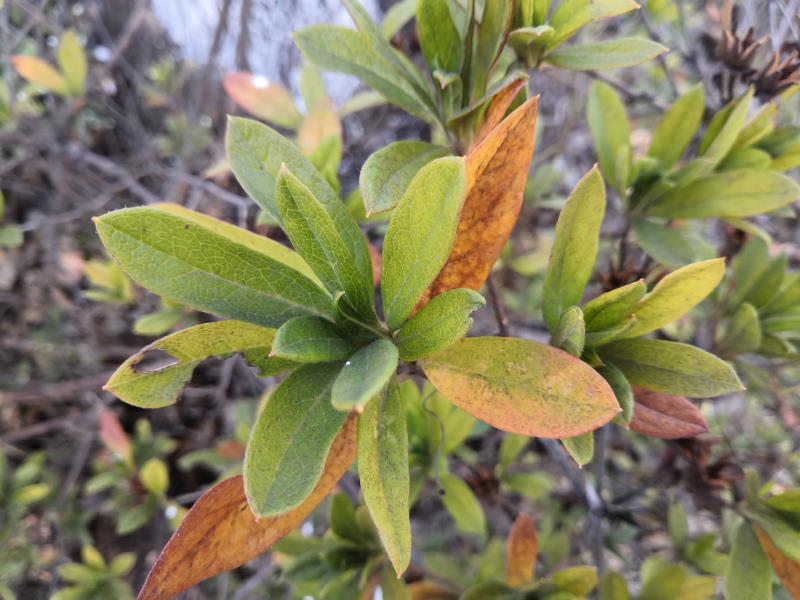
#> input picture water_and_fertilizer_CV/leaf0.jpg, 800 x 600 px, found by its file name
$ jupyter execute '接口调用说明.ipynb'
#> lines starting #> are read from the running program, lines starting #| are printed output that depends on the picture; after the words box and inside, x2 and y2 are one past the last pixel; in counts of white or black regions, pixels touching at a corner belong together
接口说明：

# 以下代码命名为"CvImage.py"，和images文件夹，自己写的代码放在同一目录下：

[cell 1]
"""
Created on Sat Jan 23 11:31 2021
@author: xiaotingting
"""
import time, timeit
import math
from matplotlib import pyplot as plt
import cv2
import numpy as np
import os
import pandas as pd

__all__=['CvImage']
# [24 lines left out: functions clock, whole_hist, not called in this run]


def show_img(func):
    # [7 lines left out: function show_image, not called in this run]

    return show_image


# def channel_hist(func):
#     def channel_histed(*args,**dicts):
#         '''
#         画三通道图像的直方图,出现了一个问题：写一个装饰器画三通道直方图，发现画一个通道是可以的，但是画三个就不允许了。指在一张图中绘制多条曲线，相同坐标轴。
#         '''
#         image=func(*args)
#         #print(image)
#         color = ('b', 'g', 'r')   #这里画笔颜色的值可以为大写或小写或只写首字母或大小写混合
#         hist=[1,2,3,4]
#         #for i1 , color1 in enumerate(color):
#         for i1 in range(3):
#             #enumerate()将一个可遍历的数据对象(如列表、元组或字符串)组合为一个索引序列，同时列出数据和数据下标，一般用在 for 循环当中
#             hist[i1] = cv2.calcHist([image], [i1], None, [256], [0, 256])  #计算直方图
#             #plt.plot(hist, color1)
# # 创建figure对象
#             fig = plt.figure() # 每调用一次plt.figure()函数就会创建一个新的显示窗口，与matlab中的figure类似
#             subplot = fig.add_subplot(2, 3, 1) # 2表示2行，3表示3列，1表示2行3列中的索引位置1
#             #subplot.xlim([0, 256])
#             subplot.imshow(hist[0])

#             subplot = fig.add_subplot(2, 3, 3) # 2表示2行，3表示3列，1表示2行3列中的索引位置3
#             #subplot.xlim([0, 256])
#             subplot.imshow(hist[1])

#             subplot = fig.add_subplot(2, 3, 6) # 2表示2行，3表示3列，1表示2行3列中的索引位置6
#             #subplot.xlim([0, 256])
#             subplot.imshow(hist[2])
#         return image
#     return channel_histed

class CvImage():
    # [295 lines left out: functions __init__, load_image, xiugai_chicun, image_to_gray1, image_to_gray2, image_to_gray3 and 16 more, not called in this run]

# 调用

[cell 2]
from CvImage import CvImage
if __name__ =='__main__':
    CvImage.duqu()
#> (this line was passed over: CvImage is not available in this run)

结果文件为res.csv

# 调用了自适应直方图均衡

[cell 3]
"""
Created on Sat Jan 23 11:31 2021
@author: xiaotingting
"""
import time, timeit
import math
from matplotlib import pyplot as plt
import cv2
import numpy as np
import os
import pandas as pd

__all__=['CvImage']
# [24 lines left out: functions clock, whole_hist, not called in this run]


def show_img(func):
    def show_image(*args):
        image = func(*args)

        cv2.imshow('dst', image)
        if cv2.waitKey(0) & 0xff == 27:
            cv2.destroyAllWindows()
        return image

    return show_image


# def channel_hist(func):
#     def channel_histed(*args,**dicts):
#         '''
#         画三通道图像的直方图,出现了一个问题：写一个装饰器画三通道直方图，发现画一个通道是可以的，但是画三个就不允许了。指在一张图中绘制多条曲线，相同坐标轴。
#         '''
#         image=func(*args)
#         #print(image)
#         color = ('b', 'g', 'r')   #这里画笔颜色的值可以为大写或小写或只写首字母或大小写混合
#         hist=[1,2,3,4]
#         #for i1 , color1 in enumerate(color):
#         for i1 in range(3):
#             #enumerate()将一个可遍历的数据对象(如列表、元组或字符串)组合为一个索引序列，同时列出数据和数据下标，一般用在 for 循环当中
#             hist[i1] = cv2.calcHist([image], [i1], None, [256], [0, 256])  #计算直方图
#             #plt.plot(hist, color1)
# # 创建figure对象
#             fig = plt.figure() # 每调用一次plt.figure()函数就会创建一个新的显示窗口，与matlab中的figure类似
#             subplot = fig.add_subplot(2, 3, 1) # 2表示2行，3表示3列，1表示2行3列中的索引位置1
#             #subplot.xlim([0, 256])
#             subplot.imshow(hist[0])

#             subplot = fig.add_subplot(2, 3, 3) # 2表示2行，3表示3列，1表示2行3列中的索引位置3
#             #subplot.xlim([0, 256])
#             subplot.imshow(hist[1])

#             subplot = fig.add_subplot(2, 3, 6) # 2表示2行，3表示3列，1表示2行3列中的索引位置6
#             #subplot.xlim([0, 256])
#             subplot.imshow(hist[2])
#         return image
#     return channel_histed

class CvImage():
    def __init__(self, img_name, read_method=1, gray_method=3, fx=0.3, fy=0.3, num=1, gray_level=16):
        self.img_name = img_name
        self.read_method = read_method
        self.gray_method = gray_method
        self.fx = fx
        self.fy = fy
        self.img = self.load_image()
        self.ju = ["ju1", "ju2", "ju3", "ju4", "ju5", "ju6", "ju7", 'huidu1', 'huidu2', 'huidu3', 'huidu4', 'yanse1',
                   'yanse2', 'yanse3', 'yanse4', 'yanse5', 'yanse6', 'yanse7', 'yanse8', 'yanse9']  # 将列表a，b转换成字典
        self.data = pd.DataFrame(columns=self.ju)
        self.num = num
        self.gray_level = gray_level

    def load_image(self):
        pt = (os.getcwd() + '\\' + self.img_name)
        img = cv2.imread(pt, self.read_method)
#> img is the input picture: shape (600, 800, 3); mean B, G, R 93, 127.5, 132.6
        #         if img is None:
        #             raise Exception("Image is not found!", pt)
        #         return img
        return img

    # [34 lines left out: functions xiugai_chicun, image_to_gray1, image_to_gray2, image_to_gray3, not called in this run]

    #     @whole_hist
    #     @show_img
    def zhongzhi_lvbo(self):
        img = self.load_image()
        img = cv2.medianBlur(img, 5)
        return img

    # [10 lines left out: function image_to_gray, not called in this run]
    @show_img
    def zhifangtu_junhen(self):
        img = self.zhongzhi_lvbo()
        (R,G,B)=cv2.split(img)
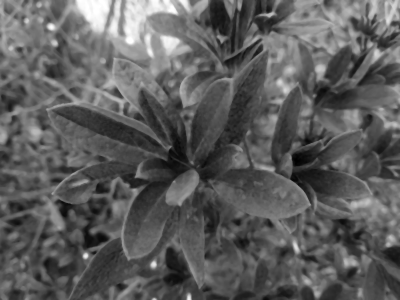
#> R: shape (600, 800) (shown at 1/2 size); min 0, max 255, mean 92.9
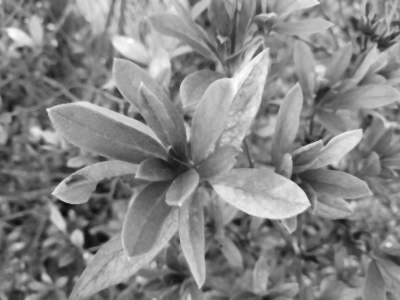
#> B: shape (600, 800) (shown at 1/2 size); min 12, max 254, mean 132.6
        clahe = cv2.createCLAHE(clipLimit=2.0, tileGridSize=(8, 8))
        cl1 = clahe.apply(R)
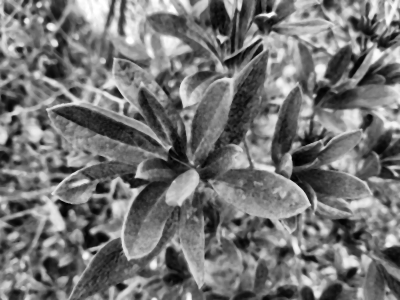
#> cl1: shape (600, 800) (shown at 1/2 size); min 0, max 255, mean 116.6
        cl2 = clahe.apply(G)
        cl3 = clahe.apply(B)
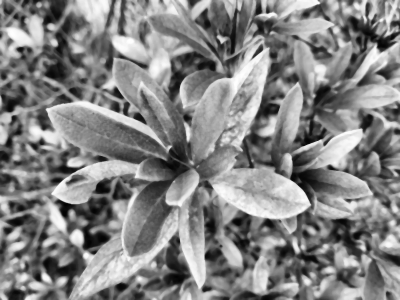
#> cl3: shape (600, 800) (shown at 1/2 size); min 2, max 255, mean 131.6
        cl=cv2.merge([cl1,cl2,cl3])
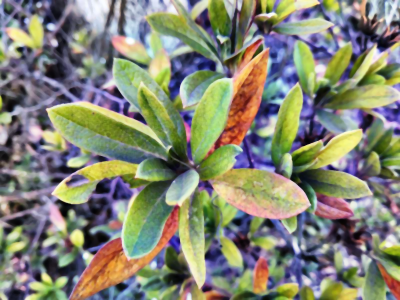
#> cl: shape (600, 800, 3) (shown at 1/2 size); mean B, G, R 116.6, 133, 131.6
        return cl

    @show_img
    def quchu_beijing(self):
        img = self.zhifangtu_junhen()  #################3
#> (key Esc is pressed here)
        HSV_img = cv2.cvtColor(img, cv2.COLOR_BGR2HSV)
#> HSV_img: shape (600, 800, 3); mean H, S, V 77.1, 90, 153.1
        hue = HSV_img[:, :, 0]
        lower_gray = np.array([1, 0, 0])
        upper_gray = np.array([99, 255, 255])  # 这就是双阈值
        mask = cv2.inRange(HSV_img, lower_gray, upper_gray)
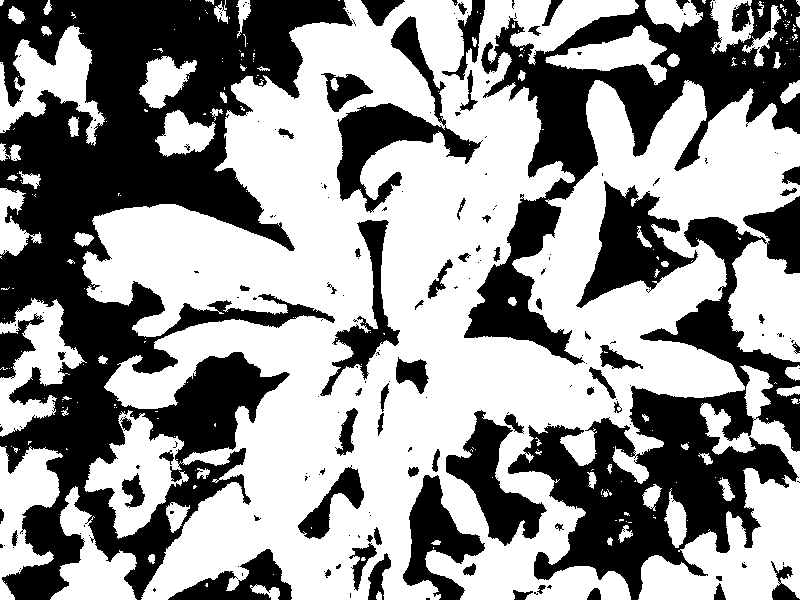
#> mask: shape (600, 800); 57.8% white; 217 black regions (150 under 20 px), largest, box (x1, y1, x2, y2) and area: (0, 0, 353, 600) 90105, (508, 196, 800, 600) 37441, (464, 0, 800, 365) 32644
        # Bitwise-AND mask and original image
        res2 = cv2.bitwise_and(img, img, mask=mask)  # 和模板进行与运算
        cv2.imwrite("res2.jpg", res2)
        self.img = res2
        return res2

    #     @show_img
    def bianyuan_chuli(self):
        self.quchu_beijing()
#> (key Enter is pressed here)
        res2 = cv2.cvtColor(self.img, cv2.COLOR_BGR2HSV)
#> res2: shape (600, 800, 3); mean H, S, V 24, 57.5, 95.7
        ret1, thresh1 = cv2.threshold(res2, 0, 255, cv2.THRESH_BINARY)
#> thresh1: shape (600, 800, 3); mean H, S, V 147.3, 147.3, 147.3
        cv2.imwrite("mask.jpg", thresh1)
        kernel = np.ones((10, 10), np.uint8)  # 矩形结构

        erosion = cv2.erode(thresh1, kernel)  # 腐蚀
#> erosion: shape (600, 800, 3); mean H, S, V 89, 89, 89
        dilation = cv2.dilate(thresh1, kernel)  # 膨胀
#> dilation: shape (600, 800, 3); mean H, S, V 202.6, 202.6, 202.6

        kernel_1 = cv2.getStructuringElement(cv2.MORPH_RECT, (10, 10))
        opening = cv2.morphologyEx(thresh1, cv2.MORPH_OPEN, kernel_1)
#> opening: shape (600, 800, 3); mean H, S, V 135.2, 135.2, 135.2

        closing = cv2.morphologyEx(thresh1, cv2.MORPH_CLOSE, kernel_1)
#> closing: shape (600, 800, 3); mean H, S, V 163.4, 163.4, 163.4
        cv2.imwrite("biyunsuan.jpg", closing)
        (B, G, R) = cv2.split(self.img)
        mask = cv2.cvtColor(closing, cv2.COLOR_BGR2GRAY)
#> mask: shape (600, 800); 64.1% white; 72 black regions, largest, box (x1, y1, x2, y2) and area: (0, 0, 287, 494) 58138, (507, 10, 800, 178) 18805, (531, 421, 683, 595) 11158
        and_img_B = cv2.bitwise_and(B, mask)
        and_img_G = cv2.bitwise_and(G, mask)
        and_img_R = cv2.bitwise_and(R, mask)
        zeros = np.zeros(res2.shape[:2], np.uint8)
        #         img_RGB=cv2.bitwise_and(closing,self.img)
        img_RGB = cv2.merge([and_img_R, and_img_G, and_img_B])
        cv2.imwrite("not_bad_segemation.jpg", img_RGB)
        img_BGR = cv2.cvtColor(img_RGB, cv2.COLOR_RGB2BGR)  # 这个颜色空间转来转去的，要小心
        HSV_img = cv2.cvtColor(img_BGR, cv2.COLOR_BGR2HSV)
#> HSV_img: shape (600, 800, 3); mean H, S, V 23.5, 57.1, 94.3
        hue = HSV_img[:, :, 0]

        lower_gray = np.array([1, 0, 0])
        upper_gray = np.array([99, 255, 255])

        mask = cv2.inRange(HSV_img, lower_gray, upper_gray)
#> mask: shape (600, 800); 56.9% white; 206 black regions (140 under 20 px), largest, box (x1, y1, x2, y2) and area: (0, 0, 353, 600) 91919, (508, 196, 800, 600) 38165, (464, 0, 800, 365) 33526
        # Bitwise-AND mask and original image
        result = cv2.bitwise_and(img_BGR, img_BGR, mask=mask)
        self.img = result
        return result

    # [28 lines left out: function luokuo_fenge, not called in this run]

    def bubianju(self):
        seg = self.bianyuan_chuli()
        seg_gray = cv2.cvtColor(seg, cv2.COLOR_BGR2GRAY)
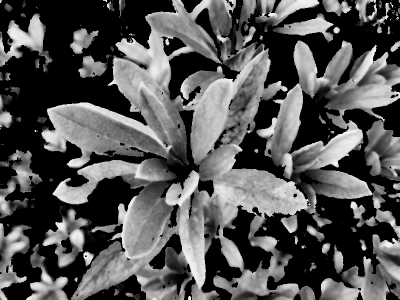
#> seg_gray: shape (600, 800) (shown at 1/2 size); min 0, max 255, mean 84.4
        moments = cv2.moments(seg_gray)
#> moments = moments, m00 40512410, centre m10/m00, m01/m00 = (416.2, 307.2)
        humoments = cv2.HuMoments(moments)
#> humoments = [0.00179, 2.02e-07, 2.58e-11, 4.01e-12, -1.48e-23, -5.14e-16, 3.79e-23]
        humoments = np.log(np.abs(humoments))  # 同样建议取对数
#> humoments = [-6.32, -15.42, -24.38, -26.24, -52.57, -35.2, -51.63]
#> in tiqu, `res = list(self.bubianju())`: res has the same summary as humoments in bubianju
        return humoments.ravel()

    def maxGrayLevel(self):
        img = cv2.cvtColor(self.img, cv2.COLOR_BGR2GRAY)
        max_gray_level = 0
        (height, width) = img.shape
        print(height, width)
#| 600 800
        for y in range(height):
            for x in range(width):
                if img[y][x] > max_gray_level:
                    max_gray_level = img[y][x]
#> after the loop, max_gray_level = 255
        return max_gray_level + 1

    def getGlcm(self, input, d_x, d_y):
        srcdata = input.copy()
        ret = [[0.0 for i in range(self.gray_level)] for j in range(self.gray_level)]
        (height, width) = input.shape

        max_gray_level = self.maxGrayLevel()
#> max_gray_level = 256

        # 若灰度级数大于gray_level，则将图像的灰度级缩小至gray_level，减小灰度共生矩阵的大小
        if max_gray_level > self.gray_level:
            for j in range(height):
                for i in range(width):
                    srcdata[j][i] = srcdata[j][i] * self.gray_level / max_gray_level

        for j in range(height - d_y):
            for i in range(width - d_x):
                rows = srcdata[j][i]
                cols = srcdata[j + d_y][i + d_x]
                ret[rows][cols] += 1.0
#> after the loop, ret = 16 items

        for i in range(self.gray_level):
            for j in range(self.gray_level):
                ret[i][j] /= float(height * width)

        return ret

    def feature_computer(self, p):
        Con = 0.0
        Eng = 0.0
        Asm = 0.0
        Idm = 0.0
        for i in range(self.gray_level):
            for j in range(self.gray_level):
                Con += (i - j) * (i - j) * p[i][j]
                Asm += p[i][j] * p[i][j]
                Idm += p[i][j] / (1 + (i - j) * (i - j))
                if p[i][j] > 0.0:
                    Eng += p[i][j] * math.log(p[i][j])
#> after the loop, Asm = 0.189; Con = 2.54; Eng = -2.74; Idm = 0.892
        # print(Asm,Con,-Eng,Idm)
        return [Asm, Con, -Eng, Idm]

    def test(self):
        img_gray = cv2.cvtColor(self.img, cv2.COLOR_BGR2GRAY)

        glcm_0 = self.getGlcm(img_gray, 1, 0)

        asm, con, eng, idm = self.feature_computer(glcm_0)
#> asm = 0.189; con = 2.54; eng = 2.74; idm = 0.892

        return [asm, con, eng, idm]

    def color_moments(self):
        # Convert BGR to HSV colorspace
        hsv = cv2.cvtColor(self.img, cv2.COLOR_BGR2HSV)
        # Split the channels - h,s,v
        h, s, v = cv2.split(hsv)
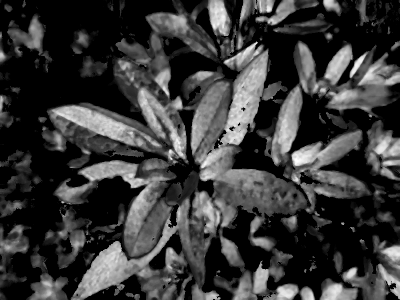
#> s: shape (600, 800) (shown at 1/2 size); min 0, max 255, mean 57.1
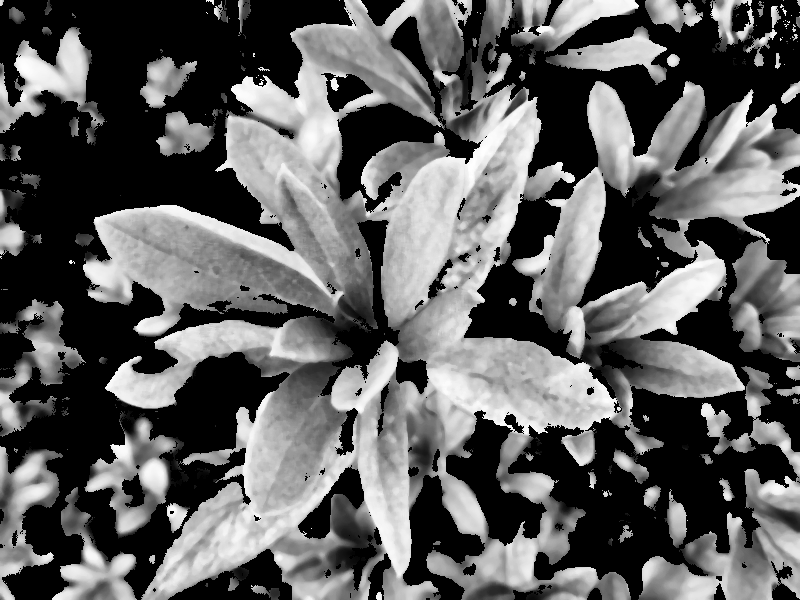
#> v: shape (600, 800); min 0, max 255, mean 94.3
        # Initialize the color feature
        color_feature = []
        # N = h.shape[0] * h.shape[1]
        # The first central moment - average
        h_mean = np.mean(h)  # np.sum(h)/float(N)
#> h_mean = 23.53
        s_mean = np.mean(s)  # np.sum(s)/float(N)
#> s_mean = 57.08
        v_mean = np.mean(v)  # np.sum(v)/float(N)
#> v_mean = 94.3
        color_feature.extend([h_mean, s_mean, v_mean])
        # The second central moment - standard deviation
        h_std = np.std(h)  # np.sqrt(np.mean(abs(h - h.mean())**2))
#> h_std = 26.23
        s_std = np.std(s)  # np.sqrt(np.mean(abs(s - s.mean())**2))
#> s_std = 64.49
        v_std = np.std(v)  # np.sqrt(np.mean(abs(v - v.mean())**2))
#> v_std = 91.2
        color_feature.extend([h_std, s_std, v_std])
        # The third central moment - the third root of the skewness
        h_skewness = np.mean(abs(h - h.mean()) ** 3)
#> h_skewness = 27737
        s_skewness = np.mean(abs(s - s.mean()) ** 3)
#> s_skewness = 385146.8
        v_skewness = np.mean(abs(v - v.mean()) ** 3)
#> v_skewness = 866132.7
        h_thirdMoment = h_skewness ** (1. / 3)
#> h_thirdMoment = 30.27
        s_thirdMoment = s_skewness ** (1. / 3)
#> s_thirdMoment = 72.76
        v_thirdMoment = v_skewness ** (1. / 3)
#> v_thirdMoment = 95.32
        color_feature.extend([h_thirdMoment, s_thirdMoment, v_thirdMoment])
        return color_feature

    @property
    def tiqu(self):
        res = list(self.bubianju())
        res.extend(self.test())
        res.extend(self.color_moments())
        self.data.loc[self.num] = res
        self.num = self.num + 1
        return res

    # [28 lines left out: functions zhuan_csv, image_chazhi, duqu, not called in this run]
if __name__=='__main__':
    image0=CvImage('leaf0.jpg')
    image0.tiqu

$ run again, with water_and_fertilizer_CV/not_bad_segemation.jpg copied over water_and_fertilizer_CV/leaf0.jpg
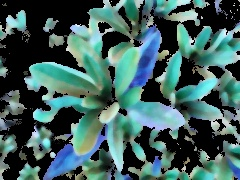
#> input picture water_and_fertilizer_CV/not_bad_segemation.jpg, 240 x 180 px, found by its file name
#> in load_image, img is the input picture: shape (180, 240, 3); mean B, G, R 93.9, 96.4, 64.5
#> in quchu_beijing, `mask = cv2.inRange(HSV_img, lower_gray, upper_gray)`:
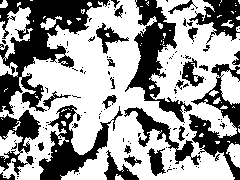
#> mask: shape (180, 240); 60.3% white; 143 black regions (114 under 20 px), largest, box (x1, y1, x2, y2) and area: (0, 0, 110, 115) 4592, (125, 0, 192, 123) 2657, (39, 105, 123, 180) 2057
#> thresh1: shape (180, 240, 3); mean H, S, V 153.8, 153.8, 153.8
#> erosion: shape (180, 240, 3); mean H, S, V 32.2, 32.2, 32.2
#> dilation: shape (180, 240, 3); mean H, S, V 243.8, 243.8, 243.8
#> opening: shape (180, 240, 3); mean H, S, V 93.2, 93.2, 93.2
#> closing: shape (180, 240, 3); mean H, S, V 218, 218, 218
#> moments = moments, m00 3054004, centre m10/m00, m01/m00 = (127.9, 92.32)
#> in bubianju, `humoments = cv2.HuMoments(moments)`: humoments = [0.00208, 2.96e-07, 7.41e-11, 8.91e-12, -2.27e-22, -4.01e-15, -2.9e-23]
#> in bubianju, `humoments = np.log(np.abs(humoments))`: humoments = [-6.18, -15.03, -23.33, -25.44, -49.84, -33.15, -51.89]
#> res has the same summary as humoments in bubianju
#| 180 240
#> after the loop in maxGrayLevel, `for y in range(height):`: max_gray_level = 251
#> in getGlcm, `max_gray_level = self.maxGrayLevel()`: max_gray_level = 252
#> after the loop in getGlcm, `for j in range(height - d_y):`: ret = 16 items
#> after the loop in feature_computer, `for i in range(self.gray_level):`: Asm = 0.254; Con = 5.82; Eng = -2.71; Idm = 0.837
#> asm = 0.254; con = 5.82; eng = 2.71; idm = 0.837
#> in color_moments, `h, s, v = cv2.split(hsv)`:
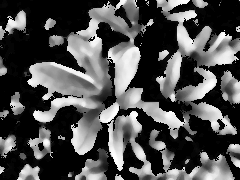
#> v: shape (180, 240); min 0, max 255, mean 79.4
#> h_mean = 37.44
#> s_mean = 55.44
#> v_mean = 79.39
#> h_std = 37.73
#> s_std = 59.64
#> v_std = 90.36
#> h_skewness = 60939.5
#> s_skewness = 300485.3
#> v_skewness = 888833.8
#> h_thirdMoment = 39.35
#> s_thirdMoment = 66.98
#> v_thirdMoment = 96.15
